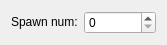
<?xml version="1.0" encoding="UTF-8"?>
<ui version="4.0">
 <class>SpawnPointEdWidget</class>
 <widget class="QWidget" name="SpawnPointEdWidget">
  <property name="geometry">
   <rect>
    <x>0</x>
    <y>0</y>
    <width>167</width>
    <height>30</height>
   </rect>
  </property>
  <property name="windowTitle">
   <string>Form</string>
  </property>
  <layout class="QHBoxLayout" name="horizontalLayout">
   <item>
    <widget class="QLabel" name="label">
     <property name="sizePolicy">
      <sizepolicy hsizetype="Maximum" vsizetype="Maximum">
       <horstretch>0</horstretch>
       <verstretch>0</verstretch>
      </sizepolicy>
     </property>
     <property name="text">
      <string>Spawn num:</string>
     </property>
    </widget>
   </item>
   <item>
    <widget class="QSpinBox" name="spawnNumBox">
     <property name="maximum">
      <number>255</number>
     </property>
    </widget>
   </item>
  </layout>
 </widget>
 <resources/>
 <connections/>
</ui>
